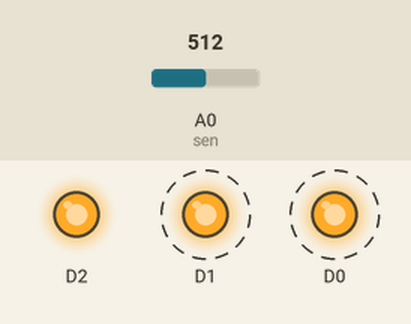
Simulated run of this sketch. Board: ESP8266 (NodeMCU). On the bench: output pins drawn as LEDs (lit = HIGH). Dashed ring = blinking. The inputs (shaded band) are chosen by the test bench; at power-on: A0 (sen) = 512. WiFi joins after 1.5 s; servers stay silent unless stated; what the sketch prints to the serial monitor is not drawn.

Above: at 3.0 s.
3.1 s: A0 (sen) set to 318
6.6 s: A0 (sen) set to 286
At 7.9 s:
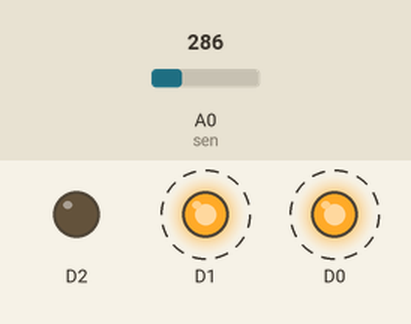
13.4 s: A0 (sen) set to 105
16.9 s: A0 (sen) set to 91
At 21.2 s:
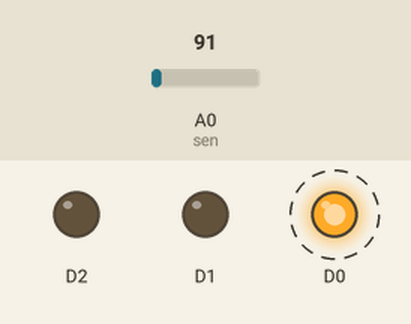
23.7 s: A0 (sen) set to 110
At 26.2 s:
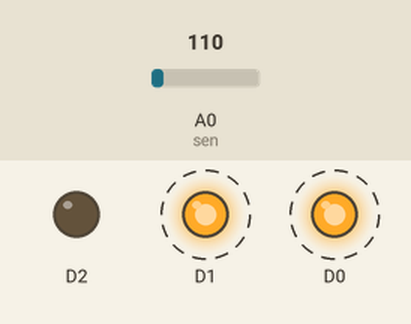
30.5 s: A0 (sen) set to 90
At 33.3 s:
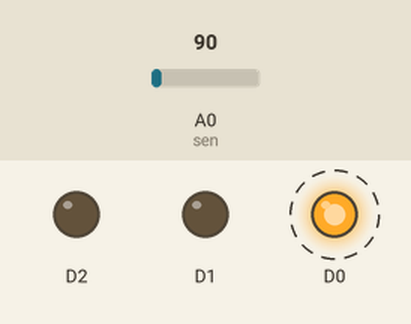
Timing chart, 0 to 38.3 s (numbered marks = the images above; inputs shaded):
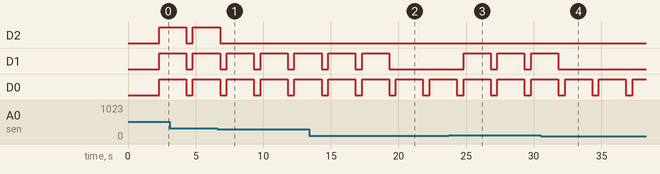

The sketch:

esp_code.ino
```cpp
#define BLYNK_PRINT Serial

#include <ESP8266WiFi.h>
#include <BlynkSimpleEsp8266.h>

// You should get Auth Token in the Blynk App.
// Go to the Project Settings (nut icon).
char auth[] = "7UD**************************";

// Your WiFi credentials.
// Set password to "" for open networks.

char ssid[] = "************";
char pass[] = "***********";


// #include<ESP8266WiFi.h>
// #include<BlynkSimpleEsp8266.h>

#define BLYNK_TEMPLATE_ID "********"
#define BLYNK_TEMPLATE_NAME "iot smart rack system"
#define BLYNK_AUTH_TOKEN "***********"

const int sen = A0;
const float gravity=9.81;
void setup() {

  Serial.begin(9600);    //Start serial monitor

  pinMode(A0,INPUT);
  pinMode(D0, OUTPUT);
  pinMode(D1, OUTPUT);
  pinMode(D2, OUTPUT);
  Blynk.begin(auth, ssid, pass);

}
const int adcRange = 500;       // ADC range for weight measurement
const int weightRange = 500;    // Weight range in grams
const int weightThreshold = 10; // Minimum weight change to update Blynk app
float previousWeight = 0.0;     // Previous weight value

void loop() {

Blynk.run();
int value_force = analogRead(sen);

 //Wait for sensor
 digitalWrite(D0, 0);

 digitalWrite(D1, 0);

 digitalWrite(D2, 0);

float weight = map(value_force, 0, adcRange, 0, weightRange);
// float weightgram = (weight/gravity)*10;
// delay(100);

   Serial.print("weight = ");
   Serial.print(weight);
   Blynk.virtualWrite(V2, weight);

   delay(500);

  Serial.print(" weight in gram = ");
  Serial.println(weight);

  if (weight < 100)
   {
    digitalWrite(D0, 1);
    delay(2000);
  }
  else if (weight >= 100 && weight < 300)
  {
    digitalWrite(D0, 1);
    digitalWrite(D1, 1);
    delay(2000);
  }
  else
  {
    digitalWrite(D0, 1);
    digitalWrite(D1, 1);
    digitalWrite(D2, 1);
    delay(2000);
  }
}
```

Measured:
- the behaviour switches between 300 and 299 on A0 (sen) (found by bisection; images 0 and 1)
- the behaviour switches between 100 and 99 on A0 (sen) (found by bisection; images 1 and 2)
- after the input at 6.6 s, D2: goes on until 6.8 s, then stays LOW
- after the input at 16.9 s, D1: goes on until 19.3 s, then stays LOW
- after the input at 23.7 s, D1: alternates HIGH for 2.0 s and LOW for 0.50 s, starting after 1.1 s
- after the input at 30.5 s, D1: goes on until 31.8 s, then stays LOW
- by itself, D1, D0: alternates HIGH for 2.0 s and LOW for 0.50 s
